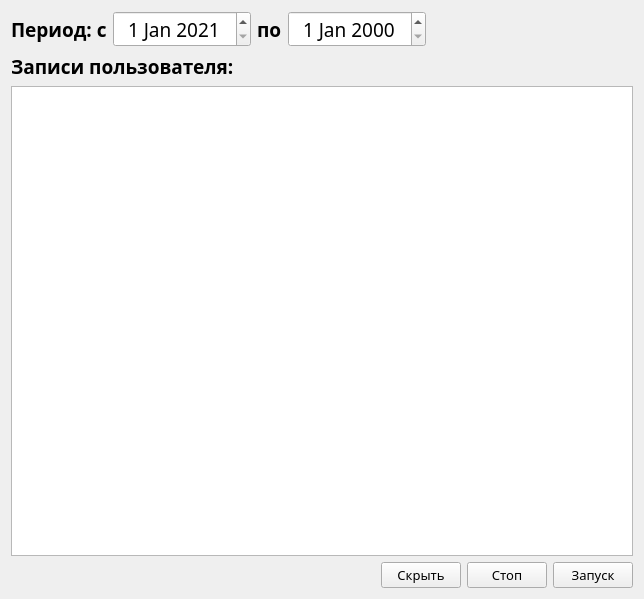
<?xml version="1.0" encoding="UTF-8"?>
<ui version="4.0">
 <class>Form</class>
 <widget class="QWidget" name="Form">
  <property name="geometry">
   <rect>
    <x>0</x>
    <y>0</y>
    <width>644</width>
    <height>599</height>
   </rect>
  </property>
  <property name="minimumSize">
   <size>
    <width>644</width>
    <height>599</height>
   </size>
  </property>
  <property name="windowTitle">
   <string>Form</string>
  </property>
  <layout class="QGridLayout" name="gridLayout">
   <item row="0" column="0">
    <layout class="QHBoxLayout" name="horizontalLayout_3">
     <property name="spacing">
      <number>6</number>
     </property>
     <item>
      <widget class="QLabel" name="label">
       <property name="sizePolicy">
        <sizepolicy hsizetype="Fixed" vsizetype="Preferred">
         <horstretch>0</horstretch>
         <verstretch>0</verstretch>
        </sizepolicy>
       </property>
       <property name="font">
        <font>
         <family>Century Gothic</family>
         <pointsize>14</pointsize>
         <weight>75</weight>
         <bold>true</bold>
        </font>
       </property>
       <property name="text">
        <string>Период: с</string>
       </property>
      </widget>
     </item>
     <item>
      <widget class="QDateEdit" name="old_date">
       <property name="sizePolicy">
        <sizepolicy hsizetype="Preferred" vsizetype="Fixed">
         <horstretch>0</horstretch>
         <verstretch>0</verstretch>
        </sizepolicy>
       </property>
       <property name="font">
        <font>
         <family>Bahnschrift SemiBold</family>
         <pointsize>14</pointsize>
        </font>
       </property>
       <property name="alignment">
        <set>Qt::AlignCenter</set>
       </property>
       <property name="minimumDate">
        <date>
         <year>2021</year>
         <month>1</month>
         <day>1</day>
        </date>
       </property>
       <property name="calendarPopup">
        <bool>false</bool>
       </property>
      </widget>
     </item>
     <item>
      <widget class="QLabel" name="label_2">
       <property name="sizePolicy">
        <sizepolicy hsizetype="Fixed" vsizetype="Preferred">
         <horstretch>0</horstretch>
         <verstretch>0</verstretch>
        </sizepolicy>
       </property>
       <property name="font">
        <font>
         <family>Century Gothic</family>
         <pointsize>14</pointsize>
         <weight>75</weight>
         <bold>true</bold>
        </font>
       </property>
       <property name="text">
        <string>по</string>
       </property>
      </widget>
     </item>
     <item>
      <widget class="QDateEdit" name="cur_date">
       <property name="sizePolicy">
        <sizepolicy hsizetype="Preferred" vsizetype="Fixed">
         <horstretch>0</horstretch>
         <verstretch>0</verstretch>
        </sizepolicy>
       </property>
       <property name="font">
        <font>
         <family>Bahnschrift SemiBold</family>
         <pointsize>14</pointsize>
        </font>
       </property>
       <property name="alignment">
        <set>Qt::AlignCenter</set>
       </property>
      </widget>
     </item>
     <item>
      <spacer name="horizontalSpacer_2">
       <property name="orientation">
        <enum>Qt::Horizontal</enum>
       </property>
       <property name="sizeHint" stdset="0">
        <size>
         <width>40</width>
         <height>20</height>
        </size>
       </property>
      </spacer>
     </item>
    </layout>
   </item>
   <item row="1" column="0">
    <layout class="QHBoxLayout" name="horizontalLayout_2">
     <item>
      <widget class="QLabel" name="subscrTitle">
       <property name="sizePolicy">
        <sizepolicy hsizetype="Fixed" vsizetype="Fixed">
         <horstretch>0</horstretch>
         <verstretch>0</verstretch>
        </sizepolicy>
       </property>
       <property name="font">
        <font>
         <family>Century Gothic</family>
         <pointsize>14</pointsize>
         <weight>75</weight>
         <bold>true</bold>
        </font>
       </property>
       <property name="text">
        <string>Записи пользователя:</string>
       </property>
      </widget>
     </item>
     <item>
      <widget class="QLabel" name="error_msg">
       <property name="sizePolicy">
        <sizepolicy hsizetype="Minimum" vsizetype="Fixed">
         <horstretch>0</horstretch>
         <verstretch>0</verstretch>
        </sizepolicy>
       </property>
       <property name="font">
        <font>
         <family>Century Gothic</family>
         <pointsize>14</pointsize>
        </font>
       </property>
       <property name="text">
        <string/>
       </property>
      </widget>
     </item>
    </layout>
   </item>
   <item row="2" column="0">
    <widget class="QTextEdit" name="posts_info">
     <property name="font">
      <font>
       <family>Century Gothic</family>
       <pointsize>13</pointsize>
      </font>
     </property>
     <property name="readOnly">
      <bool>true</bool>
     </property>
    </widget>
   </item>
   <item row="3" column="0">
    <layout class="QHBoxLayout" name="horizontalLayout">
     <item>
      <spacer name="horizontalSpacer">
       <property name="orientation">
        <enum>Qt::Horizontal</enum>
       </property>
       <property name="sizeHint" stdset="0">
        <size>
         <width>40</width>
         <height>20</height>
        </size>
       </property>
      </spacer>
     </item>
     <item>
      <widget class="QPushButton" name="back_btn">
       <property name="sizePolicy">
        <sizepolicy hsizetype="Fixed" vsizetype="Fixed">
         <horstretch>0</horstretch>
         <verstretch>0</verstretch>
        </sizepolicy>
       </property>
       <property name="font">
        <font>
         <family>Century Gothic</family>
         <pointsize>10</pointsize>
         <weight>50</weight>
         <bold>false</bold>
        </font>
       </property>
       <property name="text">
        <string>Скрыть</string>
       </property>
       <property name="shortcut">
        <string>Esc</string>
       </property>
      </widget>
     </item>
     <item>
      <widget class="QPushButton" name="pause_btn">
       <property name="sizePolicy">
        <sizepolicy hsizetype="Fixed" vsizetype="Fixed">
         <horstretch>0</horstretch>
         <verstretch>0</verstretch>
        </sizepolicy>
       </property>
       <property name="font">
        <font>
         <family>Century Gothic</family>
         <pointsize>10</pointsize>
         <weight>50</weight>
         <bold>false</bold>
        </font>
       </property>
       <property name="text">
        <string>Стоп</string>
       </property>
      </widget>
     </item>
     <item>
      <widget class="QPushButton" name="update_info">
       <property name="sizePolicy">
        <sizepolicy hsizetype="Fixed" vsizetype="Fixed">
         <horstretch>0</horstretch>
         <verstretch>0</verstretch>
        </sizepolicy>
       </property>
       <property name="font">
        <font>
         <family>Century Gothic</family>
         <pointsize>10</pointsize>
         <weight>50</weight>
         <bold>false</bold>
        </font>
       </property>
       <property name="text">
        <string>Запуск</string>
       </property>
       <property name="shortcut">
        <string>Return</string>
       </property>
      </widget>
     </item>
    </layout>
   </item>
  </layout>
 </widget>
 <resources/>
 <connections/>
</ui>
